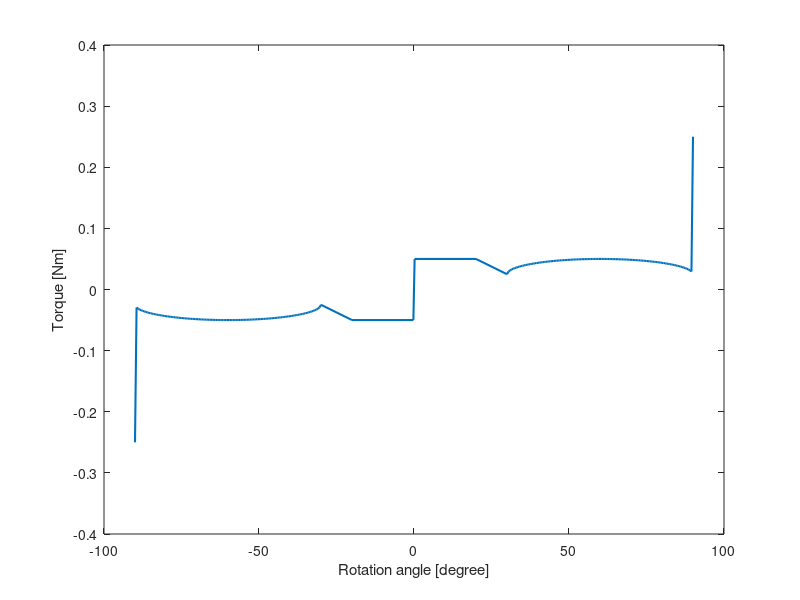

The MATLAB source for this figure: (Note: this script raises an error after producing the figure.)
% =========================================================================
% ERC Design Step 1: Spring Selection based on target torque and Safety
% Factor (SF)
%
% Author: Rui Wu (rui.wu@usys.ethz.ch)
%         Stefano Mintchev (stefano.mintchev@usys.ethz.ch)
% Environmental Robotics Lab, ETH Zurich, 2024
%
% Funded by the Horizon Europe project in AI & robotics:
% "SPEAR: Spatial Perception & Embodied Autonomy Research"
% =========================================================================

%% Input 1/2: Target Safety Factor (SF)

SF = 2; % default: 2

%% Input 2/2: Required Response

sensorised = 1; % effects the mass estimation: 1-> with angular sensor (potentiometer), 0-> w/o sensor

M_max=0.05; % Target maximum moment (N*m)
% Rotation of one cam (1/2 of total bending), in radians
Theta_EA=(-15:0.25:15);
% Target torque profile (N*m)
M_EA=(15^2-Theta_EA.^2).^0.5/30+0.5;
Theta_EA=[0.1 10 Theta_EA+30]*pi/180; % rotation of one rolamite (1/2 of total bending)
M_EA=[1 1 M_EA]*M_max; % normalised moment profile * M_max
M_EA(end)=5*M_max;
M_EA=[fliplr(-M_EA) M_EA];
Theta_EA=[fliplr(-Theta_EA) Theta_EA];

%% Spring Requirement Evaluation

% Target incremental energy starting from Theta_EA(1)
DU = cumtrapz(Theta_EA * 2, M_EA);  
% Target torque variation rate
slopes = diff(M_EA) ./ diff(Theta_EA * 2);  
% Maximum target torque reduction rate
M_slp = -1 * min(slopes);  

%% Display
D = max((0.28*M_slp*1000)^(1/3),(0.33*(max(DU) - min(DU))*1000)^(1/3)); % Mass model's estimation of spring diameter
fprintf('Spring requirement:\n');
fprintf('   Max length & tension:       L_max*T_max >= %.3g N*m\n', 4 * M_slp * SF);
fprintf('   Max. elongation & tension: ΔL_max*T_max >= %.3g N*m\n\n', 2 * (max(DU) - min(DU)) * SF);
fprintf('Mass model estimation (this is only a guideline, as spring selection is not unique):\n');
fprintf('L_max: %.2g mm, coil diameter: %.1g mm, wire diameter: %.1g mm, ', D*10, D, D/5);
fprintf('ERC mass: %.2g g\n', max(max(0.14 * M_slp*1000, 0.17 * (max(DU) - min(DU))*1000), 25)+sensorised*10);
if sensorised == 1
    fprintf('Note: L_max includes the length of coupler, and ERC mass includes 10 g of sensor accesories\n\n');
else
    fprintf('\n');
end
fprintf('For Max. torque reduction rate %.3g N*m/rad\n', M_slp);
fprintf('and target energy variation %.3g J\n', (max(DU) - min(DU)));
fprintf('with Safety Factor SF = %.3g \n', SF);

figure
plot(Theta_EA*2*180/pi,M_EA,'LineWidth', 1.5)
xlabel('Rotation angle [degree]'); ylabel('Torque [Nm]')
fontsize(16,"points")
title('Target ERC torque response')
grid on